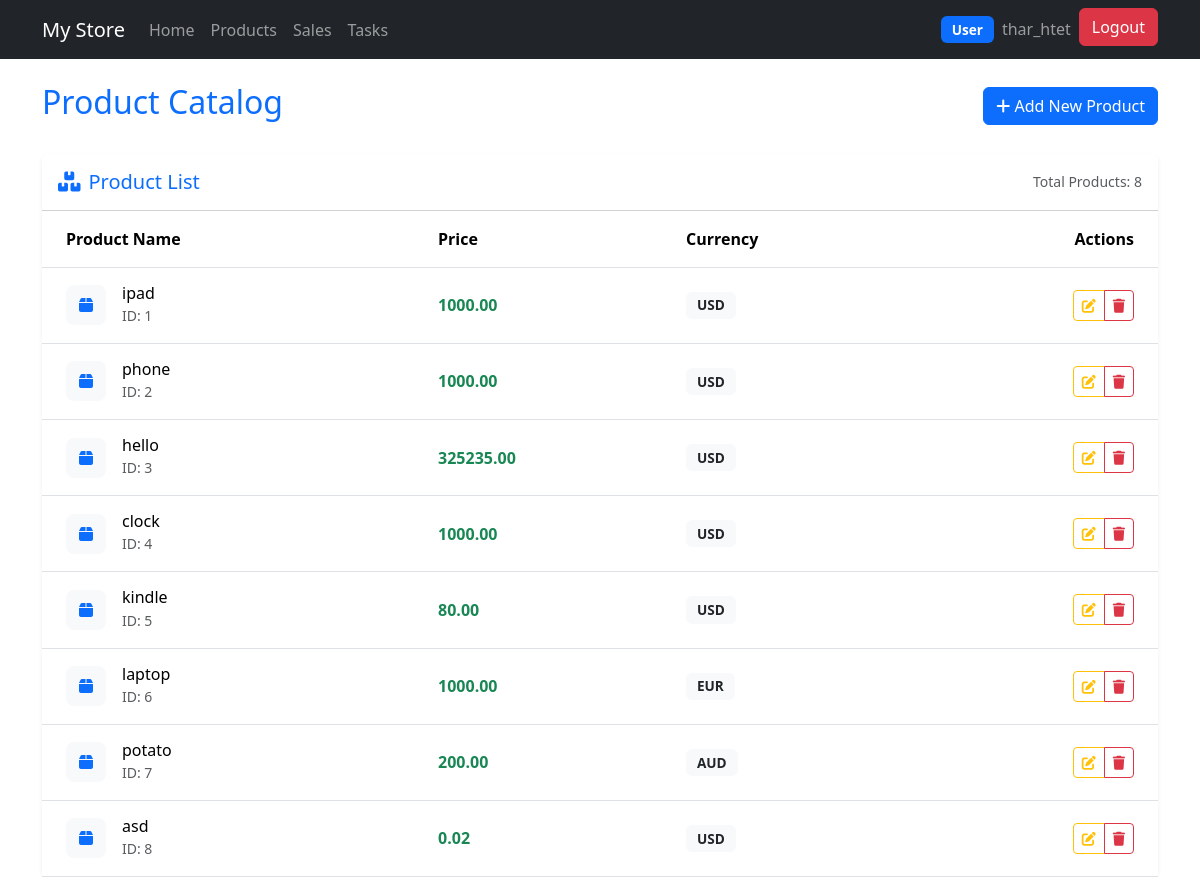
Screenshot of /products/ (signed in) with the database file from the repository.
### core/models.py (models this page shows, shortened)
class Product(models.Model):
    name = models.CharField(max_length=100)
    price = models.DecimalField(max_digits=10, decimal_places=2 , validators=[MinValueValidator(0.01)])
    currency = models.CharField(max_length=3, choices=CURRENCY_CHOICES, default='USD')

### core/views.py (the view)
# urls.py: path('products/', views.product_view, name='products'),
@permission_required('core.view_product', raise_exception=True)
def product_view(request):
    products = Product.objects.all()
    return render(request, 'core/products.html', {'products': products})

### core/templates/core/products.html (shortened to what this page needs)
{% extends 'core/main.html' %}
{% block content %}
<div class="container mt-4">
    <div class="d-flex justify-content-between align-items-center mb-4">
        <h1 class="h2 text-primary">Product Catalog</h1>
        <a href="{% url 'add_product' %}" class="btn btn-primary">
            <i class="fas fa-plus"></i> Add New Product
        </a>
    </div>
    <div class="card shadow-sm border-0">
        <div class="card-header bg-white py-3">
            <div class="d-flex justify-content-between align-items-center">
                <h5 class="card-title mb-0 text-primary">
                    <i class="fas fa-boxes me-2"></i>Product List
                </h5>
                <div class="text-muted small">
                    Total Products: {{ products|length }}
                </div>
            </div>
        </div>
        <div class="card-body p-0">
            <div class="table-responsive">
                <table class="table table-hover align-middle mb-0">
                    <thead class="bg-light">
                        <tr>
                            <th class="ps-4">Product Name</th>
                            <th>Price</th>
                            <th>Currency</th>
                            <th class="text-end pe-4">Actions</th>
                        </tr>
                    </thead>
                    <tbody>
                        {% for product in products %}
                        <tr>
                            <td class="ps-4">
                                <div class="d-flex align-items-center">
                                    <div class="product-icon me-3">
                                        <i class="fas fa-box text-primary"></i>
                                    </div>
                                    <div>
                                        <h6 class="mb-0">{{ product.name }}</h6>
                                        <small class="text-muted">ID: {{ product.id }}</small>
                                    </div>
                                </div>
                            </td>
                            <td>
                                <span class="fw-bold text-success">{{ product.price|floatformat:2 }}</span>
                            </td>
                            <td>
                                <span class="badge bg-light text-dark">{{ product.currency }}</span>
                            </td>
                            <td class="text-end pe-4">
                                <div class="btn-group">
                                    <a href="#" class="btn btn-sm btn-outline-warning" title="Edit">
                                        <i class="fas fa-edit"></i>
                                    </a>
                                    <a href="#" class="btn btn-sm btn-outline-danger" title="Delete"
                                       onclick="return confirm('Are you sure you want to delete this product?')">
                                        <i class="fas fa-trash"></i>
                                    </a>
                                </div>
                            </td>
                        </tr>
                        {% endfor %}
                    </tbody>
                </table>
            </div>
        </div>
    </div>
</div>
{% endblock %}

### core/templates/core/navbar.html (shortened to what this page needs)
<nav class="navbar navbar-expand-lg navbar-dark bg-dark">
  <div class="container">
    <a class="navbar-brand" href="{% url 'home' %}">My Store</a>
    {% if request.user.is_authenticated %}
    <div class="collapse navbar-collapse" id="navbarNav">
      <ul class="navbar-nav">
        <li class="nav-item">
          <a class="nav-link" href="{% url 'home' %}">Home</a>
        </li>
        <li class="nav-item">
          <a class="nav-link" href="{% url 'products' %}">Products</a>
        </li>
        <li class="nav-item">
          <a class="nav-link" href="{% url 'sales' %}">Sales</a>
        </li>
        <li class="nav-item">
          <a class="nav-link" href="{% url 'tasks' %}">Tasks</a>
        </li>
      </ul>
    </div>
    {% endif %}
    <div class="navbar-nav ms-auto">
      {% if request.user.is_authenticated %}
        <li class="nav-item">
          <a class="nav-link" href="">
            <span class="badge bg-primary me-1">{{ request.user.groups.first.name|default:"User" }}</span>
            {{ request.user.username }}
          </a>
        </li>
        <li class="nav-item">
          <a class="btn btn-danger" href="{% url 'logout' %}">Logout</a>
        </li>
      {% else %}
        <li class="nav-item">
          <a class="btn btn-primary" href="{% url 'login' %}">Login</a>
        </li>
      {% endif %}
    </div>
  </div>
</nav>

### core/templates/core/products.html (style rules this page uses)
.product-icon { width: 40px; height: 40px; display: flex; align-items: center; justify-content: center; background-color: #f8f9fa; border-radius: 8px; }
.badge { font-size: 0.85em; padding: 0.5em 0.8em; }
.table > :not(caption) > * > * { padding: 1rem 0.5rem; }
.btn-group .btn { padding: 0.25rem 0.5rem; }

### rows the page displays
Product: name "ipad", id "1", price "1000.00", currency "USD"
Product: name "phone", id "2", price "1000.00", currency "USD"
Product: name "hello", id "3", price "325235.00", currency "USD"
Product: name "clock", id "4", price "1000.00", currency "USD"
Product: name "kindle", id "5", price "80.00", currency "USD"
Product: name "laptop", id "6", price "1000.00", currency "EUR"
Product: name "potato", id "7", price "200.00", currency "AUD"
Product: name "asd", id "8", price "0.02", currency "USD"

### other values shown
{{ request.user.groups.first.name|default:"User" }} "User"
{{ request.user.username }} "thar_htet"
{{ products|length }} "8"
